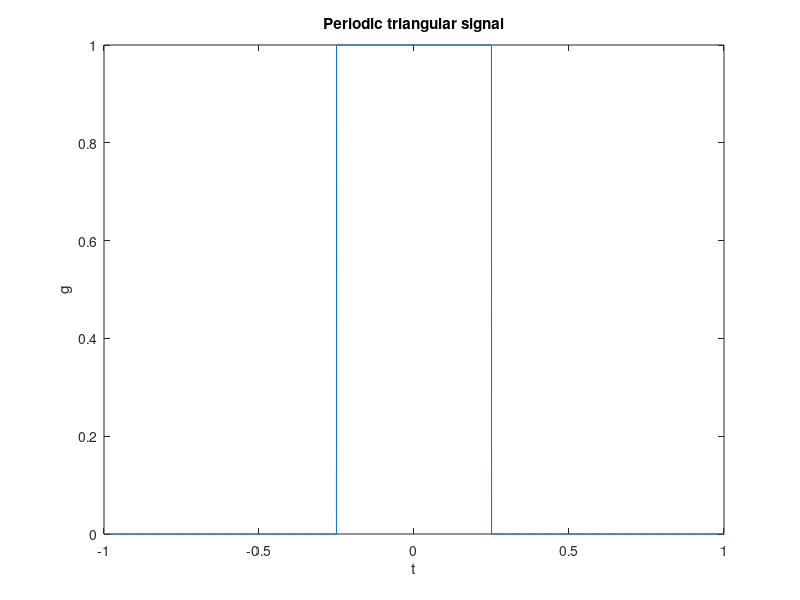

Source code (MATLAB):
function [varargout] = constructFunction(varargin)
if ~isempty(varargin)
    %we have inputs to this function
    t = varargin{1};
    func_name = varargin{2};
    if length(varargin)>2
        T = varargin{3};
        a = varargin{4};
        b = varargin{5};
        c = varargin{6};
    end
else
    %run as script
    tend = 1;
    t_length = 5000;
    t = linspace(-tend, tend, t_length);
    T = 0.5;
    func_name = 'square_pulse';%'positive_triangle'
    a = 1;

end
switch func_name
    case 'positive_triangle'
        T0 = 2*T;
        t_shift = 0.0;
        g = @(t) a*max(1-abs(mod(t-t_shift+T/2,T)-T/2)/T0, 0);
        T_FS = T;
    case 'square_pulse'
        T0 = 2*T;
        t_shift = 0.0;
        g = @(t) a*double(abs(t)<T/2);
        T_FS = T;
    otherwise
        error('no function defined\n')
end

if length(varargin)>0
    varargout{1} = g;
else
    varargout = {0};
    % Plot the periodic signal
    figure(1)
    plot(t,g(t))
    title('Periodic triangular signal')
    ylabel('g')
    xlabel('t')
end
